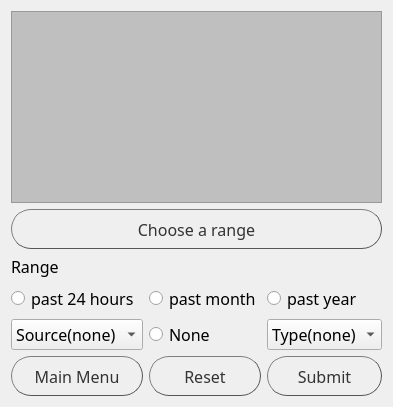
      <widget class="QWidget" name="tabReports">
       <attribute name="title">
        <string>Reports</string>
       </attribute>
       <layout class="QGridLayout" name="gridLayout_10">
        <item row="3" column="2">
         <widget class="QRadioButton" name="radioReportsPastY">
          <property name="font">
           <font>
            <family>Impact</family>
            <pointsize>12</pointsize>
           </font>
          </property>
          <property name="text">
           <string>past year</string>
          </property>
         </widget>
        </item>
        <item row="3" column="0">
         <widget class="QRadioButton" name="radioReportsPastD">
          <property name="font">
           <font>
            <family>Impact</family>
            <pointsize>12</pointsize>
           </font>
          </property>
          <property name="text">
           <string>past 24 hours</string>
          </property>
         </widget>
        </item>
        <item row="4" column="0">
         <widget class="QComboBox" name="comboReportsSource">
          <property name="font">
           <font>
            <family>Impact</family>
            <pointsize>12</pointsize>
           </font>
          </property>
          <item>
           <property name="text">
            <string>Source(none)</string>
           </property>
          </item>
         </widget>
        </item>
        <item row="3" column="1">
         <widget class="QRadioButton" name="radioReportsPastM">
          <property name="font">
           <font>
            <family>Impact</family>
            <pointsize>12</pointsize>
           </font>
          </property>
          <property name="text">
           <string>past month</string>
          </property>
         </widget>
        </item>
        <item row="5" column="0">
         <widget class="QPushButton" name="buttonBackFromReports">
          <property name="minimumSize">
           <size>
            <width>40</width>
            <height>40</height>
           </size>
          </property>
          <property name="font">
           <font>
            <family>Impact</family>
            <pointsize>12</pointsize>
           </font>
          </property>
          <property name="styleSheet">
           <string notr="true">QPushButton {
color: #333;
border: 1px solid #555;
border-radius: 20px;
border-style: outset;
background: qradialgradient(
cx: 0.3, cy: -0.4, fx: 0.3, fy: -0.4,
radius: 1, stop: 0 #fff, stop: 1 #888
);
padding: 5px;
}

QPushButton:hover {
background: qradialgradient(
cx: 0.3, cy: -0.4, fx: 0.3, fy: -0.4,
radius: 1.35, stop: 0 #fff, stop: 1 #bbb
);
}</string>
          </property>
          <property name="text">
           <string>Main Menu</string>
          </property>
         </widget>
        </item>
        <item row="1" column="0" colspan="3">
         <widget class="QPushButton" name="buttonReportsRange">
          <property name="minimumSize">
           <size>
            <width>40</width>
            <height>40</height>
           </size>
          </property>
          <property name="font">
           <font>
            <family>Impact</family>
            <pointsize>12</pointsize>
           </font>
          </property>
          <property name="styleSheet">
           <string notr="true">QPushButton {
color: #333;
border: 1px solid #555;
border-radius: 20px;
border-style: outset;
background: qradialgradient(
cx: 0.3, cy: -0.4, fx: 0.3, fy: -0.4,
radius: 1, stop: 0 #fff, stop: 1 #888
);
padding: 5px;
}

QPushButton:hover {
background: qradialgradient(
cx: 0.3, cy: -0.4, fx: 0.3, fy: -0.4,
radius: 1.35, stop: 0 #fff, stop: 1 #bbb
);
}</string>
          </property>
          <property name="text">
           <string>Choose a range</string>
          </property>
         </widget>
        </item>
        <item row="5" column="1">
         <widget class="QPushButton" name="buttonReportsReset">
          <property name="minimumSize">
           <size>
            <width>40</width>
            <height>40</height>
           </size>
          </property>
          <property name="font">
           <font>
            <family>Impact</family>
            <pointsize>12</pointsize>
           </font>
          </property>
          <property name="styleSheet">
           <string notr="true">QPushButton {
color: #333;
border: 1px solid #555;
border-radius: 20px;
border-style: outset;
background: qradialgradient(
cx: 0.3, cy: -0.4, fx: 0.3, fy: -0.4,
radius: 1, stop: 0 #fff, stop: 1 #888
);
padding: 5px;
}

QPushButton:hover {
background: qradialgradient(
cx: 0.3, cy: -0.4, fx: 0.3, fy: -0.4,
radius: 1.35, stop: 0 #fff, stop: 1 #bbb
);
}</string>
          </property>
          <property name="text">
           <string>Reset</string>
          </property>
         </widget>
        </item>
        <item row="4" column="2">
         <widget class="QComboBox" name="comboReportsType">
          <property name="font">
           <font>
            <family>Impact</family>
            <pointsize>12</pointsize>
           </font>
          </property>
          <item>
           <property name="text">
            <string>Type(none)</string>
           </property>
          </item>
          <item>
           <property name="text">
            <string>Cash</string>
           </property>
          </item>
          <item>
           <property name="text">
            <string>Check</string>
           </property>
          </item>
          <item>
           <property name="text">
            <string>Digital</string>
           </property>
          </item>
         </widget>
        </item>
        <item row="0" column="0" colspan="3">
         <widget class="QListView" name="listViewReports">
          <property name="styleSheet">
           <string notr="true">background-color:rgba(0,0,0,20%);</string>
          </property>
         </widget>
        </item>
        <item row="5" column="2">
         <widget class="QPushButton" name="buttonReportsSubmit">
          <property name="minimumSize">
           <size>
            <width>40</width>
            <height>40</height>
           </size>
          </property>
          <property name="font">
           <font>
            <family>Impact</family>
            <pointsize>12</pointsize>
           </font>
          </property>
          <property name="styleSheet">
           <string notr="true">QPushButton {
color: #333;
border: 1px solid #555;
border-radius: 20px;
border-style: outset;
background: qradialgradient(
cx: 0.3, cy: -0.4, fx: 0.3, fy: -0.4,
radius: 1, stop: 0 #fff, stop: 1 #888
);
padding: 5px;
}

QPushButton:hover {
background: qradialgradient(
cx: 0.3, cy: -0.4, fx: 0.3, fy: -0.4,
radius: 1.35, stop: 0 #fff, stop: 1 #bbb
);
}</string>
          </property>
          <property name="text">
           <string>Submit</string>
          </property>
         </widget>
        </item>
        <item row="2" column="0" colspan="3">
         <widget class="QLabel" name="labelReportsRange">
          <property name="font">
           <font>
            <family>Impact</family>
            <pointsize>12</pointsize>
           </font>
          </property>
          <property name="text">
           <string>Range</string>
          </property>
         </widget>
        </item>
        <item row="4" column="1">
         <widget class="QRadioButton" name="radioReportsNone">
          <property name="font">
           <font>
            <family>Impact</family>
            <pointsize>12</pointsize>
           </font>
          </property>
          <property name="text">
           <string>None</string>
          </property>
         </widget>
        </item>
       </layout>
      </widget>
